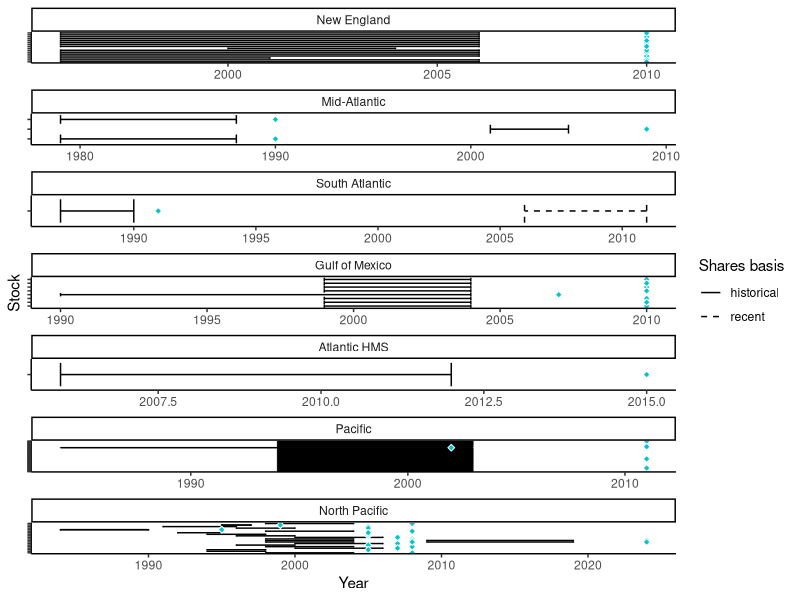
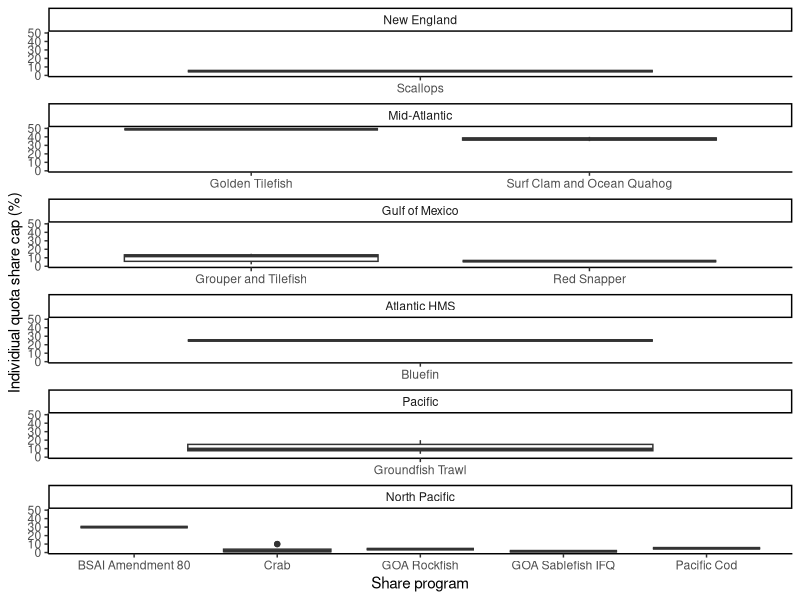

These charts were generated, in order, by the following R code:
# CREATION DATE 9 Oct 2024

# AUTHOR: zoe.j.kitchel@gmail.com

# PURPOSE: Visualize catch share characteristics

#############################
##Setup
#############################
library(data.table)
library(stringr)
library(ggplot2)

########################
##Load data
########################

#####Bring in catch shares by year
catch_share_allocation_database_years_real <- fread("data/database/processed/catch_share_allocation_database_years_real.csv")
catch_share_allocation_database_years_real<-catch_share_allocation_database_years_real[complete.cases(catch_share_allocation_database_years_real[,shares_basis_formatted])]
catch_share_allocation_database_years_real<-catch_share_allocation_database_years_real[shares_basis_formatted != ""]
catch_share_allocation_database_years_real[,council_lead := factor(council_lead, levels = c("NEFMC","MAFMC","SAFMC","GMFMC","Atlantic HMS","PFMC","NPFMC"),
                                                                   labels = c("New England","Mid-Atlantic","South Atlantic","Gulf of Mexico","Atlantic HMS","Pacific","North Pacific"))]

#####Bring in catch shares by cap percent
catch_share_allocation_database_quotasharecaps <- fread("data/database/processed/catch_share_allocation_database_quotasharecaps.csv")
catch_share_allocation_database_quotasharecaps[,council_lead := factor(council_lead, levels = c("NEFMC","MAFMC","SAFMC","GMFMC","Atlantic HMS","PFMC","NPFMC"),
                                                                   labels = c("New England","Mid-Atlantic","South Atlantic","Gulf of Mexico","Atlantic HMS","Pacific","North Pacific"))]




########################
##Plot start and end input years, and start year of program
########################

catch_share_start_end_input_years <- ggplot(catch_share_allocation_database_years_real) + 
  geom_errorbar(aes(x = reorder(stock, share_program), ymin = shares_yrs_basis_start, ymax = shares_yrs_basis_end, linetype = shares_basis_formatted)) +
  scale_linetype_manual(values = c("solid","dashed")) +
  geom_point(aes(x = reorder(stock, share_program), y = shares_start_yr), shape = 23, fill = "turquoise3", color = "white") + 
  coord_flip() + 
  facet_wrap(~council_lead, scales = "free", ncol = 1) + 
  theme_classic() + 
  labs(x = "Stock",y = "Year", linetype = "Shares basis") +
  theme(
    axis.text.y = element_blank()
  )

ggsave(catch_share_start_end_input_years, path = "figures",filename = "catch_share_start_end_input_years.jpg", width = 8, height = 12, units = "in")

########################
##Plot share caps
########################

catch_share_caps <- ggplot(catch_share_allocation_database_quotasharecaps) + 
  geom_boxplot(aes(x = share_program_short, y = indiv_quota_share_cap)) +
  facet_wrap(~council_lead, scales = "free_x", ncol = 1) + 
  theme_classic() + 
  labs(x = "Share program",y = "Individiual quota share cap (%)")

ggsave(catch_share_caps, path = "figures",filename = "catch_share_caps.jpg", width = 8, height = 12, units = "in")

